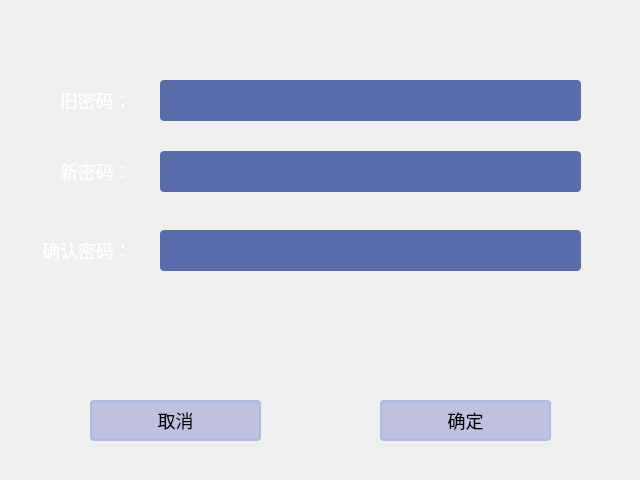
<?xml version="1.0" encoding="UTF-8"?>
<ui version="4.0">
 <class>DialogModifyPassword</class>
 <widget class="QDialog" name="DialogModifyPassword">
  <property name="geometry">
   <rect>
    <x>0</x>
    <y>0</y>
    <width>640</width>
    <height>480</height>
   </rect>
  </property>
  <property name="windowTitle">
   <string>Dialog</string>
  </property>
  <property name="styleSheet">
   <string notr="true">QDialog
{
	background-image: url(:/images/mainBackgound.png);
}
QWidget
{
  	font-size:18px;
}
QPushButton
{
	font-size:18px;
	font-family:Microsoft Yahei;
}
QPushButton
{
background-color: rgb(192, 192, 224);
border-color: rgb(176, 186, 221);
border-width: 2px;
border-style: solid;
border-radius: 4;
}
QPushButton:hover
{
border-color: rgb(240, 240, 240);
}
QPushButton:pressed
{
		border-color: rgb(240, 240, 240);
}
QLineEdit
{
border-width: 0px;
border-style: solid;
border-radius: 4;
background-color:rgb(89, 107, 169);
selection-background-color:rgb(136,150,199);
color:white;
}
QCheckBox
{
  	font-size:18px;
	color: rgb(255, 255, 255);
	font-family:Microsoft Yahei;
}
QLabel
{
font-size:18px;
color: rgb(255, 255, 255);
font-family:Microsoft Yahei;
}
QGroupBox
{
font-size:20px;
font-family:Microsoft Yahei;
}
QTreeView::item{height: 35px; }

QTableWidget,QTableView,QTreeView{
background: rgb(229,227,231);
selection-color:black;
}
QHeaderView{
	background-color: rgb(201, 212, 242);
	border-bottom:1px;
	border-style:solid;
	border-color: rgb(160, 160, 160);
}
QHeaderView::section{
	height:25px;
	margin-top:5px;
	margin-bottom:5px;
	background-color: rgb(201, 212, 242);
	color:black;
	border:0px;
	border-right:1px solid;
	border-color:rgb(94, 98, 143);
	}
QTableWidget::item{
	height:45px;
	border-bottom:1px solid;
	border-color: rgb(198, 207, 214);
}
QTableWidget::item:selected{
	background-color: rgb(175, 211, 237);
}</string>
  </property>
  <widget class="QPushButton" name="pushButtonOK">
   <property name="geometry">
    <rect>
     <x>380</x>
     <y>400</y>
     <width>171</width>
     <height>41</height>
    </rect>
   </property>
   <property name="text">
    <string>确定</string>
   </property>
  </widget>
  <widget class="QPushButton" name="pushButton_cancel">
   <property name="geometry">
    <rect>
     <x>90</x>
     <y>400</y>
     <width>171</width>
     <height>41</height>
    </rect>
   </property>
   <property name="text">
    <string>取消</string>
   </property>
  </widget>
  <widget class="QLineEdit" name="lineEditOldPasswords">
   <property name="geometry">
    <rect>
     <x>160</x>
     <y>80</y>
     <width>421</width>
     <height>41</height>
    </rect>
   </property>
   <property name="echoMode">
    <enum>QLineEdit::Password</enum>
   </property>
  </widget>
  <widget class="QLabel" name="label">
   <property name="geometry">
    <rect>
     <x>60</x>
     <y>80</y>
     <width>91</width>
     <height>41</height>
    </rect>
   </property>
   <property name="text">
    <string>旧密码：</string>
   </property>
  </widget>
  <widget class="QLineEdit" name="lineEdit_newPasswords">
   <property name="geometry">
    <rect>
     <x>160</x>
     <y>151</y>
     <width>421</width>
     <height>41</height>
    </rect>
   </property>
   <property name="echoMode">
    <enum>QLineEdit::Password</enum>
   </property>
  </widget>
  <widget class="QLabel" name="label_2">
   <property name="geometry">
    <rect>
     <x>60</x>
     <y>151</y>
     <width>91</width>
     <height>41</height>
    </rect>
   </property>
   <property name="text">
    <string>新密码：</string>
   </property>
  </widget>
  <widget class="QLineEdit" name="lineEdit_newPassword2">
   <property name="geometry">
    <rect>
     <x>160</x>
     <y>230</y>
     <width>421</width>
     <height>41</height>
    </rect>
   </property>
   <property name="echoMode">
    <enum>QLineEdit::Password</enum>
   </property>
  </widget>
  <widget class="QLabel" name="label_3">
   <property name="geometry">
    <rect>
     <x>42</x>
     <y>230</y>
     <width>91</width>
     <height>41</height>
    </rect>
   </property>
   <property name="text">
    <string>确认密码：</string>
   </property>
  </widget>
 </widget>
 <resources/>
 <connections/>
</ui>
